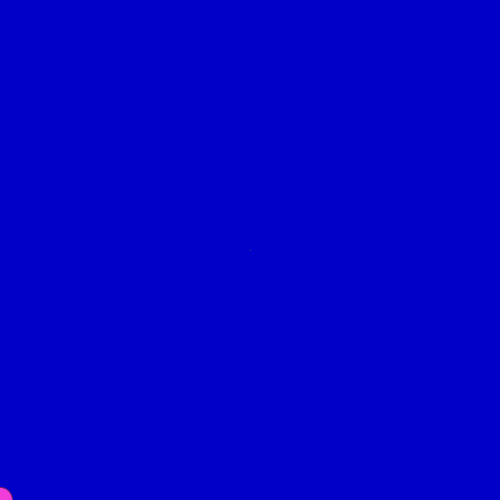
Frame 1 (no input)
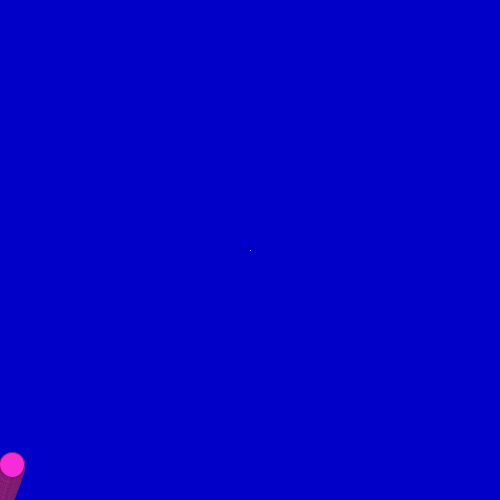
Frame 60 (the mouse pressed at the canvas centre just before this capture)
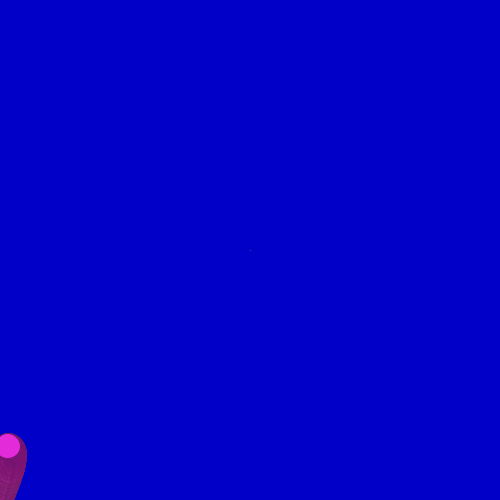
Frame 120 (the mouse held since frame 60 and released just before this capture)

The Processing sketch that drew these frames (run headless with seeded random() and noise(); from frame 60 on, the mouse is pressed at the canvas centre):

// Processing sketch: bila9g2DceloweA
// ── bila9g2DceloweA.pde
//"BILA" - MODEL RUCHU PUNKTU MATERIALNEGO - kolejne przybliżenia
//-////////////////////////////////////////////////////////////////
//Program Processingu w trybie 2 - z widocznymi funkcjami
//-////////////////////////////////////////////////////////////////
int FR=50; //Na ile kroków dzielimy sekundę?

void setup() //Jest wykonywane raz - po uruchomieniu
{
size(500,500);
//noSmooth(); //Bez wygładzania linii? Po prostu odkomentować 
background(0,0,200); //rgB
frameRate(FR);
}

float h=0;
float x=0;
float ch=250; //y celu
float cx=250; //x celu
float vh=random(50); //prędkość pionowa w pikselach/SEKUNDĘ (!)
float vx=random(50); //prędkość pozioma
float ah=0; //Przyśpieszenie/hamowanie - w pionie
float ax=0; //I w poziomie
float maxA=10; //Maksymalne przyśpieszenie
float M=0.75; //Wydajność odbicia sprężystego 1-B = ile energii kinetycznej się rozprasza nie wraca do prędkości po odbiciu

float R=random(255),G=random(255),B=random(255);

void draw() //Jest wykonywane w niewidocznej pętli
{
  //Wizualizacja
  R+=random(-2.0,2.0);
  G+=random(-2.0,2.0);
  B+=random(-2.0,2.0); //Losuje z zakresu i o tyle powiększa (jaki ujemna to pomniejsza)
  //print(R,' '); //,G,' ',B,"; ");
  fill(R,G,B);
  stroke(R/2,G/2,B/2);
  ellipse(x,height-h,25,25);
  //Target
  stroke(random(255));
  point(width/2,height/2);
  
  //Właściwy model - przyśpieszenia ustalone kierunkami
  if(ch-h<0)
     ah+=maxA*1/FR;
    else
     ah-=maxA*1/FR;
     
  if(cx-x<0)
     ax+=maxA*1/FR;
     else
     ax-=maxA*1/FR;
    println(ax,' ',ah);
  
  vh+=ah*1/FR; //Powiększ prędkość o zmianę prędkości czyli przyśpieszenie pomnożone  przez jednostkę czasu  
  vx+=ax*1/FR;
  h+=vh*1/FR; //Zmień wysokość o drogę czyli prędkość pomnożoną przez jednostkę czasu
  x+=vx*1/FR; //Zmień położenie poziome

  //Odbijamy od ścianek okna! Upraszczamy mechanizm odbicia
  if(h<0) 
  {
    vh=-vh*M;
    h=0; //Trochę oszukujemy
  }
  else
  if(height<h)
  {
    vh=-vh*M;
    h=height; //Trochę oszukujemy
  }
  //else //A jakby to wykomentować?
  if(x<0)
  {
     vx=-vx*M;
     x=0; //Trochę oszukujemy
  }
  else
  if(width<x)
  {
     vx=-vx*M;
     x=width; //Trochę oszukujemy
     //print(x,' ');
  }
}
